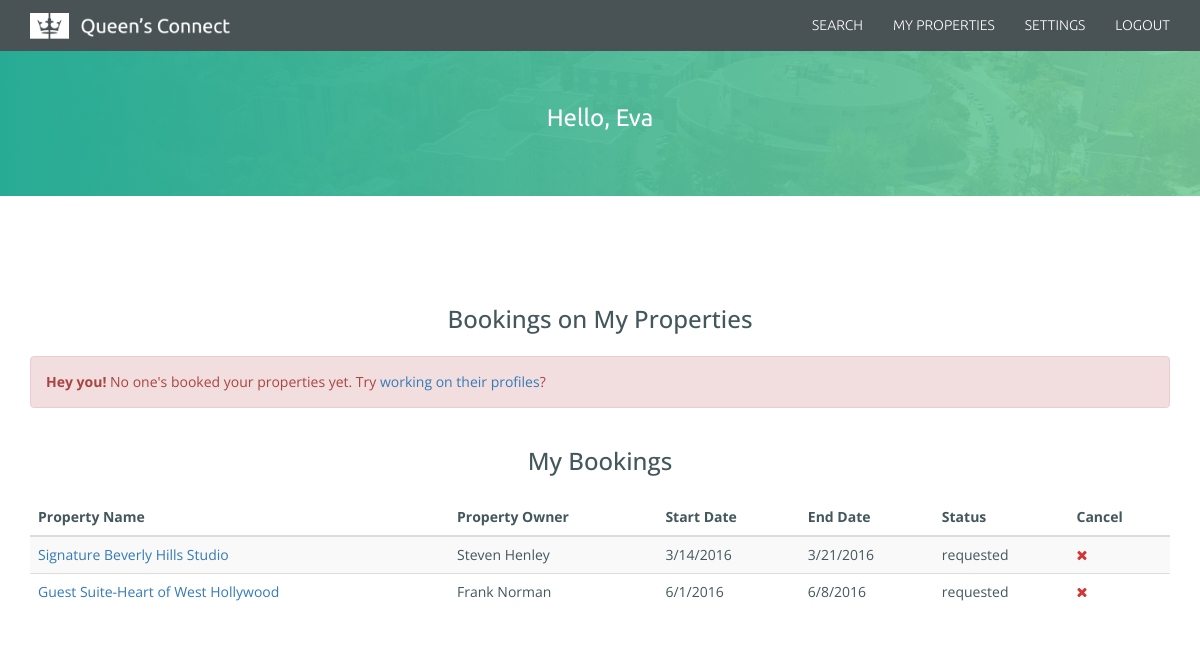
Screenshot of / (signed in) with the database file from the repository.
### tables this page shows
CREATE TABLE `users` (
  `id` int(11) unsigned NOT NULL AUTO_INCREMENT,
  `is_admin` tinyint(1) NOT NULL DEFAULT '0',
  `first_name` varchar(50) NOT NULL,
  `last_name` varchar(50) NOT NULL,
  `email` varchar(100) NOT NULL,
  `password` varchar(255) NOT NULL,
  `phone_number` varchar(30) NOT NULL,
  `grad_year` int(4) NOT NULL,
  `faculty_id` int(2) unsigned NOT NULL,
  `degree_type_id` int(2) unsigned NOT NULL,
  `gender` varchar(255) NOT NULL,
  PRIMARY KEY (`id`),
  KEY `faculty_id` (`faculty_id`),
  KEY `degree_type_id` (`degree_type_id`),
  CONSTRAINT `users_ibfk_1` FOREIGN KEY (`faculty_id`) REFERENCES `faculties` (`id`),
  CONSTRAINT `users_ibfk_2` FOREIGN KEY (`degree_type_id`) REFERENCES `degree_types` (`id`)
);

CREATE TABLE `rental_properties` (
  `id` int(11) unsigned NOT NULL AUTO_INCREMENT,
  `name` varchar(255) NOT NULL,
  `supplier_id` int(11) unsigned NOT NULL,
  `address` varchar(255) NOT NULL,
  `district_id` int(11) unsigned NOT NULL,
  `property_type_id` int(2) unsigned NOT NULL,
  `num_guests` int(10) unsigned NOT NULL DEFAULT '0',
  `num_rooms` int(10) unsigned NOT NULL DEFAULT '0',
  `num_bathrooms` int(10) unsigned NOT NULL,
  `price` int(5) NOT NULL,
  `description` text NOT NULL,
  `has_air_conditioning` tinyint(11) NOT NULL DEFAULT '0',
  `has_cable_tv` tinyint(11) NOT NULL DEFAULT '0',
  `has_laundry_machines` tinyint(11) NOT NULL DEFAULT '0',
  `has_parking` tinyint(11) NOT NULL DEFAULT '0',
  `has_gym` tinyint(11) NOT NULL DEFAULT '0',
  `has_internet` tinyint(11) NOT NULL DEFAULT '0',
  `pets_allowed` tinyint(11) NOT NULL DEFAULT '0',
  `has_wheelchair_access` tinyint(11) NOT NULL DEFAULT '0',
  `has_pool` tinyint(11) NOT NULL DEFAULT '0',
  `has_transport_access` tinyint(11) NOT NULL DEFAULT '0',
  `has_private_bathroom` tinyint(11) NOT NULL DEFAULT '0',
  PRIMARY KEY (`id`),
  KEY `district_id` (`district_id`),
  KEY `supplier_id` (`supplier_id`),
  KEY `property_type_id` (`property_type_id`),
  CONSTRAINT `rental_properties_ibfk_1` FOREIGN KEY (`district_id`) REFERENCES `city_districts` (`id`),
  CONSTRAINT `rental_properties_ibfk_2` FOREIGN KEY (`supplier_id`) REFERENCES `users` (`id`),
  CONSTRAINT `rental_properties_ibfk_3` FOREIGN KEY (`property_type_id`) REFERENCES `rental_property_types` (`id`)
);

CREATE TABLE `booking_status_types` (
  `id` int(11) unsigned NOT NULL AUTO_INCREMENT,
  `status_type_name` varchar(50) NOT NULL DEFAULT '',
  PRIMARY KEY (`id`)
);

CREATE TABLE `bookings` (
  `id` int(11) unsigned NOT NULL AUTO_INCREMENT,
  `consumer_id` int(11) unsigned NOT NULL,
  `property_id` int(11) unsigned NOT NULL,
  `start_date` date NOT NULL,
  `end_date` date NOT NULL,
  `status_id` int(2) unsigned NOT NULL,
  PRIMARY KEY (`id`),
  KEY `consumer_id` (`consumer_id`),
  KEY `property_id` (`property_id`),
  KEY `status_id` (`status_id`),
  CONSTRAINT `bookings_ibfk_1` FOREIGN KEY (`consumer_id`) REFERENCES `users` (`id`),
  CONSTRAINT `bookings_ibfk_2` FOREIGN KEY (`property_id`) REFERENCES `rental_properties` (`id`),
  CONSTRAINT `bookings_ibfk_3` FOREIGN KEY (`status_id`) REFERENCES `booking_status_types` (`id`)
);

### index.php (called while the page is built, shortened)
<?php
include "pages/index.php";
die();

### classes/User.php (called while the page is built, shortened)
<?php
class User {
	private static $currentUser = NULL;
	private $firstName;
	private $lastName;
	private function __construct($isAdmin, $firstName, $lastName, $email, $phoneNumber, $gradYear, $facultyID, $degreeTypeID, $gender) {
		$this->firstName = $firstName;
		$this->lastName = $lastName;
	}
	public static function current() {
		if (is_null(self::$currentUser)) {
			if ($_SESSION["user_id"]) {
				self::$currentUser = self::withID($_SESSION["user_id"]);
			}
		}
		return self::$currentUser;
	}
	private static function withDatabaseRecord(array $row) {
		$temp = new self($row["is_admin"], $row["first_name"], $row["last_name"], $row["email"], $row["phone_number"], $row["grad_year"], $row["faculty_id"], $row["degree_type_id"], $row["gender"]);
		$temp->setID($row["id"]);
		return $temp;
	}
	public static function withID($id) {
		try {
			$pdo  = DB::getHandle();
			$stmt = $pdo->prepare("SELECT id, is_admin, first_name, last_name, email, phone_number, grad_year, faculty_id, degree_type_id, gender FROM users WHERE id = :id");
			$stmt->bindParam(":id", $id);
			$stmt->execute();
			$result = $stmt->fetch();
			return self::withDatabaseRecord($result);
		} catch (PDOException $e) {
			throw new OutOfBoundsException("Invalid user ID supplied to User::withID.");
		}
	}
	public function getFirstName() {
		return $this->firstName;
	}
	public function getFullName() {
		return $this->firstName . " " . $this->lastName;
	}
	private function setID($id) {
		$id = (int) $id;
	}
}

### classes/Booking.php (called while the page is built, shortened)
<?php
class Booking {
	private static $statusTypes;
	public static function getStatusTypes() {
		if (is_null(self::$statusTypes)) {
			self::$statusTypes = [];
			$pdo = DB::getHandle();
			$stmt = $pdo->query("SELECT id, status_type_name FROM booking_status_types");
			$results = $stmt->fetchAll();
			if ($results !== false) {
				foreach ($results as $row) {
					self::$statusTypes[$row["id"]] = $row["status_type_name"];
				}
			}
		}
		return self::$statusTypes;
	}
	private $id;
	private $propertyID;
	private $startDate;
	private $endDate;
	private $statusID;
	private static function withDatabaseRecord(array $row) {
		$startDate = DateTime::createFromFormat(Format::MYSQL_DATE_FORMAT, $row["start_date"]);
		$endDate   = DateTime::createFromFormat(Format::MYSQL_DATE_FORMAT, $row["end_date"]);
		$temp = new self($row["consumer_id"], $row["property_id"], $startDate, $endDate, $row["status_id"]);
		$temp->setID($row["id"]);
		return $temp;
	}
	public static function getAllForConsumer($consumerID) {
		try {
			$pdo  = DB::getHandle();
			$stmt = $pdo->prepare("SELECT * FROM bookings WHERE consumer_id = :consumer_id ORDER BY start_date ASC");
			$stmt->bindParam(":consumer_id", $consumerID);
			$stmt->execute();
			$results = $stmt->fetchAll();
			$bookings = [];
			foreach ($results as $row) {
				$bookings[] = self::withDatabaseRecord($row);
			}
			return $bookings;
		} catch (PDOException $e) {
			throw new ErrorException("Unable to retrieve the consumer's booking list from the database.");
		}
	}
	public function getID() {
		return $this->id;
	}
	public function getRentalProperty() {
		return RentalProperty::withID($this->propertyID);
	}
	public function getStartDate() {
		return clone $this->startDate;
	}
	public function getEndDate() {
		return clone $this->endDate;
	}
	public function getStatus() {
		return self::getStatusTypes()[$this->statusID];
	}
	private function setID($id) {
		$id = (int) $id;
		$this->id = $id;
	}
	public function setConsumerID($id) {
		$id = (int) $id;
	}
	public function setPropertyID($id) {
		$id = (int) $id;
		$this->propertyID = $id;
	}
	public function setStartDate(DateTime $start) {
		$this->startDate = clone $start;
		$this->startDate->setTime(0, 0, 0);
	}
	public function setEndDate(DateTime $end) {
		$this->endDate = clone $end;
		$this->endDate->setTime(0, 0, 0);
	}
	public function setStatusID($id) {
		$id = (int) $id;
		$this->statusID = $id;
	}
}

### classes/Validate.php (called while the page is built, shortened)
<?php
class Validate {
	public static function int($value) {
		if (is_int($value)) {
			return true;
		}
		if (is_string($value) && ctype_digit($value)) {
			return true;
		}
		return false;
	}
	public static function plainText($string, $allowEmpty = false) {
		return ($string === strip_tags($string));
	}
}

### classes/RentalProperty.php (called while the page is built, shortened)
<?php
class RentalProperty {
	private $id;
	private $name;
	private $supplierID;
	private static function withDatabaseRecord(array $row) {
		$temp = new self($row["name"], $row["supplier_id"], $row["address"], $row["district_id"], $row["property_type_id"], $row["num_guests"], $row["num_rooms"], $row["num_bathrooms"], $row["price"], $row["description"], $row);
		$temp->setID($row["id"]);
		return $temp;
	}
	public static function withID($id) {
		try {
			$pdo  = DB::getHandle();
			$stmt = $pdo->prepare("SELECT * FROM rental_properties WHERE id = :id");
			$stmt->bindParam(":id", $id);
			$stmt->execute();
			$result = $stmt->fetch();
			return self::withDatabaseRecord($result);
		} catch (PDOException $e) {
			throw new OutOfBoundsException("Invalid property ID supplied to RentalProperty::withID.");
		}
	}
	public function getID() {
		return $this->id;
	}
	public function getName() {
		return $this->name;
	}
	public function getSupplier() {
		return User::withID($this->supplierID);
	}
	private function setID($id) {
		$id = (int) $id;
		$this->id = $id;
	}
	public function setName($name) {
		$this->name = $name;
	}
	public function setSupplierID($id) {
		$id = (int) $id;
		$this->supplierID = $id;
	}
	public function setDistrictID($id) {
		$id = (int) $id;
	}
	public function setPropertyTypeID($id) {
		$id = (int) $id;
	}
	public function setNumGuests($numGuests) {
		$numGuests = (int) $numGuests;
	}
	public function setNumRooms($numRooms) {
		$numRooms = (int) $numRooms;
	}
	public function setNumBathrooms($numBathrooms) {
		$numBathrooms = (int) $numBathrooms;
	}
	public function setPrice($price) {
		$price = (int) $price;
	}
}

### pages/_consumerbookings.php (the view)
<div class="container">
	<?php $myBookings = Booking::getAllForConsumer(User::current()->getID());
	if (count($myBookings) == 0) { ?>
		<div class="alert alert-danger" role="alert"> <strong>Oh snap!</strong> Looks like you don't have any bookings! <a href="./?search">Go hunt</a>!</div>
	<?php } else { ?>
		<table class="table table-striped">
			<thead>
			<tr>
				<th>Property Name</th>
				<th>Property Owner</th>
				<th>Start Date</th>
				<th>End Date</th>
				<th>Status</th>
				<th>Cancel</th>
			</tr>
			</thead>
			<tbody>
			<?php foreach (Booking::getAllForConsumer(User::current()->getID()) as $booking) {
				$property = $booking->getRentalProperty();
				?>
				<tr>
					<td><a href="./?property=<?php echo $property->getID(); ?>"><?php echo $property->getName(); ?></a></td>
					<td><?php echo $property->getSupplier()->getFullName(); ?></td>
					<td><?php echo $booking->getStartDate()->format(Format::DATE_FORMAT); ?></td>
					<td><?php echo $booking->getEndDate()->format(Format::DATE_FORMAT); ?></td>
					<td><?php echo $booking->getStatus(); ?></td>
					<td><a class="font-red" href="./?property=<?php echo $property->getID(); ?>&cancelbooking=<?php echo $booking->getID(); ?>"><i class="fa fa-times"></i></a></td>
				</tr>
			<?php } ?>
			</tbody>
		</table>
	<?php } ?>
</div>

### pages/banner.php (shortened to what this page needs)
<div id="banner" class="sub-header image-bg">
	<div class="overlay-bg"></div>
	<div class="container">
		<h3 class="boxed-text"><?php echo $bannerText; ?></h3>
	</div>
</div>

### qbnb_website/css/style.css (style rules this page uses)
html, body { height: 100%; }
body { margin: 0; font-family: "Open Sans"; font-size: 14px; color: #43575d; -webkit-font-smoothing: antialiased; }
.font-red { color: #d13737; }
.sub-header { height: 14em; }
.boxed-text { margin-top: 50px; padding: 55px; position: relative; text-align: center; font-family: "Ubuntu"; font-weight: 400; }
#banner { position:relative; background-position: 50% 40%; background-image: url("../images/banner.jpg"); padding-bottom:0; overflow:hidden; }
.image-bg { background-size: cover; background-repeat: no-repeat; color:#fff; position: relative; }
.overlay-bg { position: absolute; top: 0; left :0; width: 100%; height: 100%; background: rgb(40,171,149); background: -moz-linear-gradient(left, rgba(40,171,149,1) 0%, rgba(123,209,160,0.90) 100%); background: -webkit-gradient(linear, left top, right top, color-stop(0%,rgba(40,171,149,1)), color-stop(100%,rgba(123,209,160,0.90))); background: -webkit-linear-gradient(left, rgba(40,171,149,1) 0%,rgba(123,209,160,0.90) 100%); background: -o-linear-gradient(left, rgba(40,171,149,1) 0%,rgba(123,209,160,0.90) 100%); background: -ms-linear-gradient(left, rgba(40,171,149,1) 0%,rgba(123,209,160,0.90) 100%); background: linear-gradient(to right, rgba(40,171,149,1) 0%,rgba(123,209,160,0.90) 100%); filter: progid:DXImageTransform.Microsoft.gradient( startColorstr='#28ab95', endColorstr='#7bd1a0',GradientType=1 ); }

### rows the page displays
users: first_name "Hello, Eva"
rental_properties: name "Signature Beverly Hills Studio", supplier.last_name "Steven Henley", format "3/14/2016", format "3/21/2016", booking_status_types.status_type_name "requested"
bookings: property.name "Guest Suite-Heart of West Hollywood", property.last_name "Frank Norman", format "6/1/2016", format "6/8/2016", status "requested"
